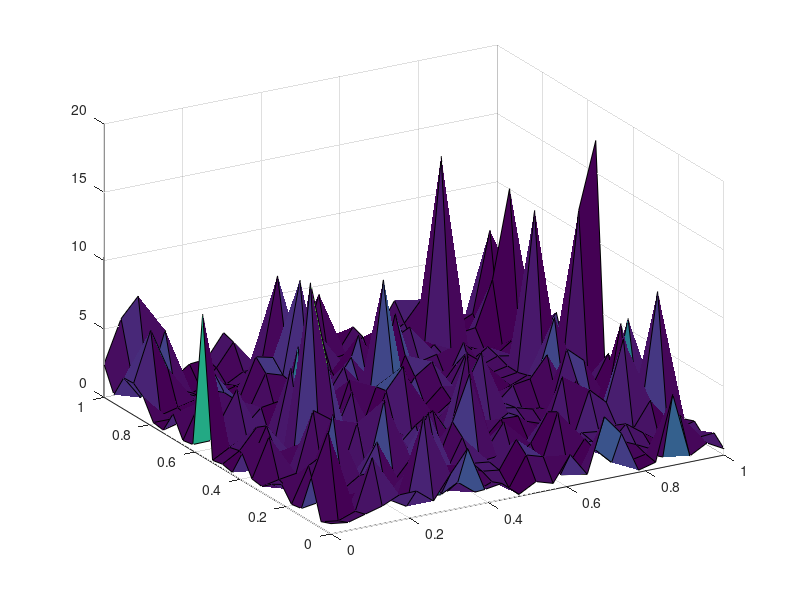
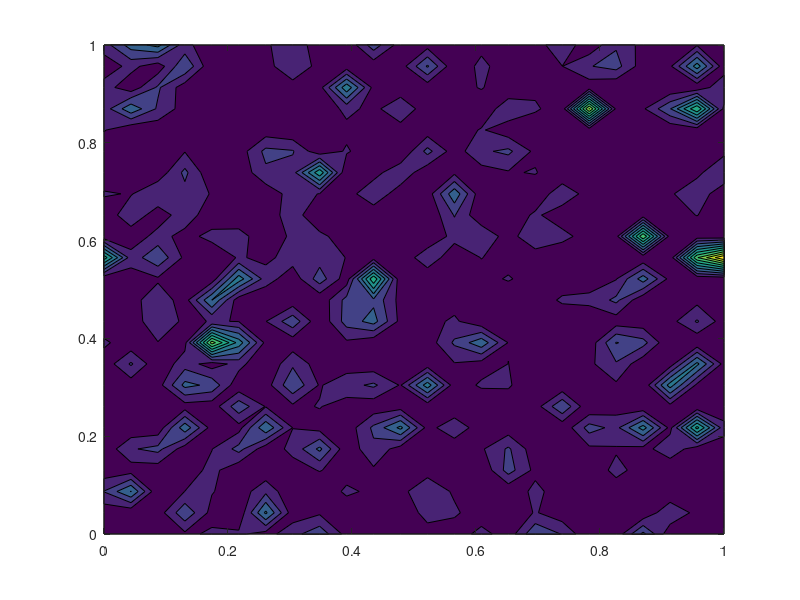

Recreate these plots in MATLAB, in order.
clc 
clear all
% matlab structure array for defining mesh and grid points
%%%%%%%%%%%%%%%%%%%%%%%%%%%%%%%%%%%%%%%%%%%%%%%%%%%%%%%%%%
para.box.left=0;
para.box.right=1;
para.box.bottom=0;
para.box.top=1;
para.box.m=23;     % x grid points is 0 to para.box.m
para.box.n=23;     % y grid points is 0 to para.box.n
para.box.dx = (para.box.right-para.box.left)/para.box.m;
para.box.dy = (para.box.top-para.box.bottom)/para.box.n;
[x,y] = meshgrid(para.box.left:para.box.dx:para.box.right,para.box.bottom:para.box.dy:para.box.top);

K=randn(para.box.n+1, para.box.m+1);
K=exp(K);
% KK =ones(para.box.n+1, para.box.m+1);  %%% For a constant permeability
figure(10)
surf(x,y,K);
view(-30,30);
figure(11)
contourf(x,y,K);
% [C,h] = contour(x,y,K,10);
% get(h,'LevelStep')
% set(h,'ShowText','on','TextStep',get(h,'LevelStep')*2)
%        contour(x,y,K);
%        colorbar
